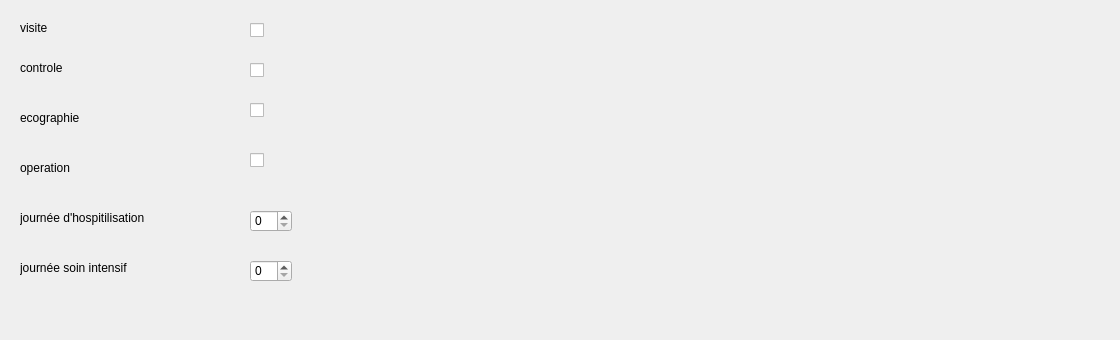
       <widget class="QWidget" name="tab_20">
        <attribute name="title">
         <string>generaliste</string>
        </attribute>
        <widget class="QLabel" name="label_176">
         <property name="geometry">
          <rect>
           <x>20</x>
           <y>60</y>
           <width>55</width>
           <height>16</height>
          </rect>
         </property>
         <property name="text">
          <string>controle</string>
         </property>
        </widget>
        <widget class="QLabel" name="label_177">
         <property name="geometry">
          <rect>
           <x>20</x>
           <y>260</y>
           <width>121</width>
           <height>16</height>
          </rect>
         </property>
         <property name="text">
          <string>journée soin intensif</string>
         </property>
        </widget>
        <widget class="QCheckBox" name="gen4_2">
         <property name="geometry">
          <rect>
           <x>250</x>
           <y>150</y>
           <width>81</width>
           <height>20</height>
          </rect>
         </property>
         <property name="text">
          <string/>
         </property>
        </widget>
        <widget class="QCheckBox" name="gen3_2">
         <property name="geometry">
          <rect>
           <x>250</x>
           <y>100</y>
           <width>81</width>
           <height>20</height>
          </rect>
         </property>
         <property name="text">
          <string/>
         </property>
        </widget>
        <widget class="QSpinBox" name="gen6_2">
         <property name="geometry">
          <rect>
           <x>250</x>
           <y>260</y>
           <width>42</width>
           <height>22</height>
          </rect>
         </property>
        </widget>
        <widget class="QLabel" name="label_178">
         <property name="geometry">
          <rect>
           <x>20</x>
           <y>110</y>
           <width>111</width>
           <height>16</height>
          </rect>
         </property>
         <property name="text">
          <string>ecographie</string>
         </property>
        </widget>
        <widget class="QLabel" name="label_179">
         <property name="geometry">
          <rect>
           <x>20</x>
           <y>210</y>
           <width>151</width>
           <height>16</height>
          </rect>
         </property>
         <property name="text">
          <string>journée d'hospitilisation</string>
         </property>
        </widget>
        <widget class="QSpinBox" name="gen5_2">
         <property name="geometry">
          <rect>
           <x>250</x>
           <y>210</y>
           <width>42</width>
           <height>22</height>
          </rect>
         </property>
        </widget>
        <widget class="QLabel" name="label_180">
         <property name="geometry">
          <rect>
           <x>20</x>
           <y>20</y>
           <width>55</width>
           <height>16</height>
          </rect>
         </property>
         <property name="text">
          <string>visite</string>
         </property>
        </widget>
        <widget class="QLabel" name="label_181">
         <property name="geometry">
          <rect>
           <x>20</x>
           <y>160</y>
           <width>55</width>
           <height>16</height>
          </rect>
         </property>
         <property name="text">
          <string>operation</string>
         </property>
        </widget>
        <widget class="QCheckBox" name="gen2_2">
         <property name="geometry">
          <rect>
           <x>250</x>
           <y>60</y>
           <width>81</width>
           <height>20</height>
          </rect>
         </property>
         <property name="text">
          <string/>
         </property>
        </widget>
        <widget class="QCheckBox" name="gen1_2">
         <property name="geometry">
          <rect>
           <x>250</x>
           <y>20</y>
           <width>81</width>
           <height>20</height>
          </rect>
         </property>
         <property name="text">
          <string/>
         </property>
        </widget>
        <widget class="QLabel" name="label_182">
         <property name="geometry">
          <rect>
           <x>910</x>
           <y>160</y>
           <width>201</width>
           <height>171</height>
          </rect>
         </property>
         <property name="text">
          <string/>
         </property>
         <property name="pixmap">
          <pixmap>:/Downloads/facture.png</pixmap>
         </property>
         <property name="scaledContents">
          <bool>true</bool>
         </property>
        </widget>
       </widget>
